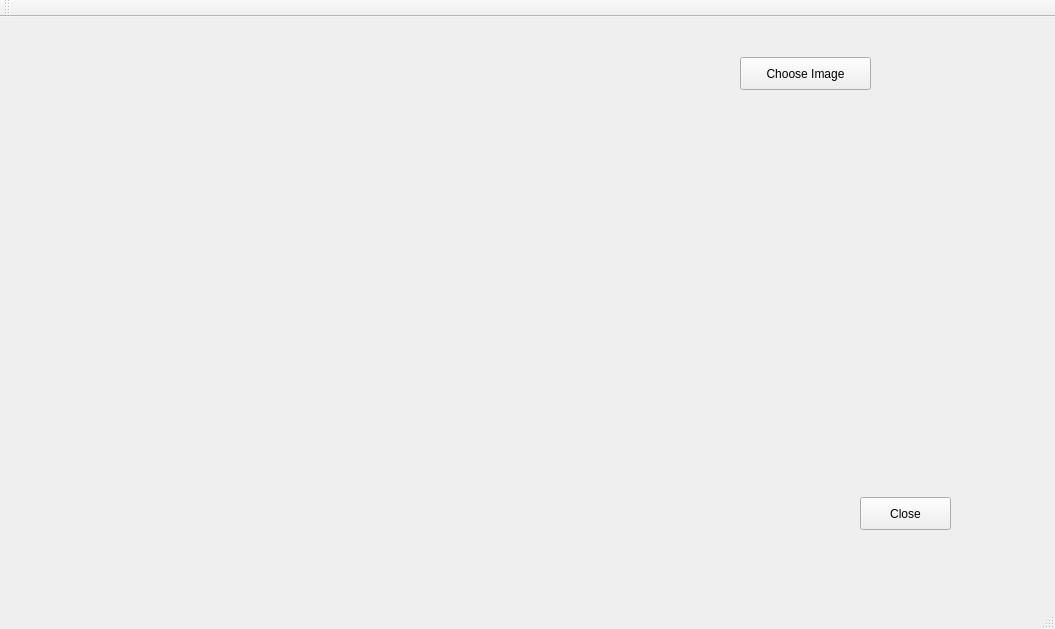
<?xml version="1.0" encoding="UTF-8"?>
<ui version="4.0">
 <class>MainWindow</class>
 <widget class="QMainWindow" name="MainWindow">
  <property name="geometry">
   <rect>
    <x>0</x>
    <y>0</y>
    <width>1055</width>
    <height>629</height>
   </rect>
  </property>
  <property name="mouseTracking">
   <bool>false</bool>
  </property>
  <property name="windowTitle">
   <string>Procesamiento digital de imágenes para el análisis de micrografías</string>
  </property>
  <property name="windowIcon">
   <iconset theme="UAQ"/>
  </property>
  <property name="windowOpacity">
   <double>1.000000000000000</double>
  </property>
  <widget class="QWidget" name="centralWidget">
   <widget class="QPushButton" name="Close">
    <property name="geometry">
     <rect>
      <x>740</x>
      <y>40</y>
      <width>131</width>
      <height>33</height>
     </rect>
    </property>
    <property name="cursor">
     <cursorShape>PointingHandCursor</cursorShape>
    </property>
    <property name="text">
     <string>Choose Image</string>
    </property>
   </widget>
   <widget class="QLabel" name="Lab_Fondo">
    <property name="geometry">
     <rect>
      <x>0</x>
      <y>0</y>
      <width>1050</width>
      <height>550</height>
     </rect>
    </property>
    <property name="text">
     <string/>
    </property>
    <property name="pixmap">
     <pixmap>../../Proyecto Final/Fondo.jpg</pixmap>
    </property>
    <property name="scaledContents">
     <bool>true</bool>
    </property>
   </widget>
   <widget class="QLabel" name="LabSetpicture">
    <property name="geometry">
     <rect>
      <x>60</x>
      <y>100</y>
      <width>400</width>
      <height>250</height>
     </rect>
    </property>
    <property name="cursor">
     <cursorShape>CrossCursor</cursorShape>
    </property>
    <property name="autoFillBackground">
     <bool>true</bool>
    </property>
    <property name="text">
     <string/>
    </property>
    <property name="scaledContents">
     <bool>true</bool>
    </property>
   </widget>
   <widget class="QLabel" name="LabResult">
    <property name="geometry">
     <rect>
      <x>600</x>
      <y>100</y>
      <width>400</width>
      <height>250</height>
     </rect>
    </property>
    <property name="cursor">
     <cursorShape>CrossCursor</cursorShape>
    </property>
    <property name="autoFillBackground">
     <bool>true</bool>
    </property>
    <property name="text">
     <string/>
    </property>
    <property name="scaledContents">
     <bool>true</bool>
    </property>
   </widget>
   <widget class="QPushButton" name="Choosepic">
    <property name="geometry">
     <rect>
      <x>860</x>
      <y>480</y>
      <width>91</width>
      <height>33</height>
     </rect>
    </property>
    <property name="cursor">
     <cursorShape>PointingHandCursor</cursorShape>
    </property>
    <property name="text">
     <string>Close</string>
    </property>
   </widget>
   <zorder>Lab_Fondo</zorder>
   <zorder>Close</zorder>
   <zorder>LabSetpicture</zorder>
   <zorder>LabResult</zorder>
   <zorder>Choosepic</zorder>
  </widget>
  <widget class="QMenuBar" name="menuBar">
   <property name="geometry">
    <rect>
     <x>0</x>
     <y>0</y>
     <width>1055</width>
     <height>29</height>
    </rect>
   </property>
  </widget>
  <widget class="QToolBar" name="mainToolBar">
   <attribute name="toolBarArea">
    <enum>TopToolBarArea</enum>
   </attribute>
   <attribute name="toolBarBreak">
    <bool>false</bool>
   </attribute>
  </widget>
  <widget class="QStatusBar" name="statusBar"/>
 </widget>
 <layoutdefault spacing="6" margin="11"/>
 <resources/>
 <connections>
  <connection>
   <sender>Choosepic</sender>
   <signal>clicked()</signal>
   <receiver>MainWindow</receiver>
   <slot>close()</slot>
   <hints>
    <hint type="sourcelabel">
     <x>895</x>
     <y>541</y>
    </hint>
    <hint type="destinationlabel">
     <x>949</x>
     <y>603</y>
    </hint>
   </hints>
  </connection>
 </connections>
</ui>
